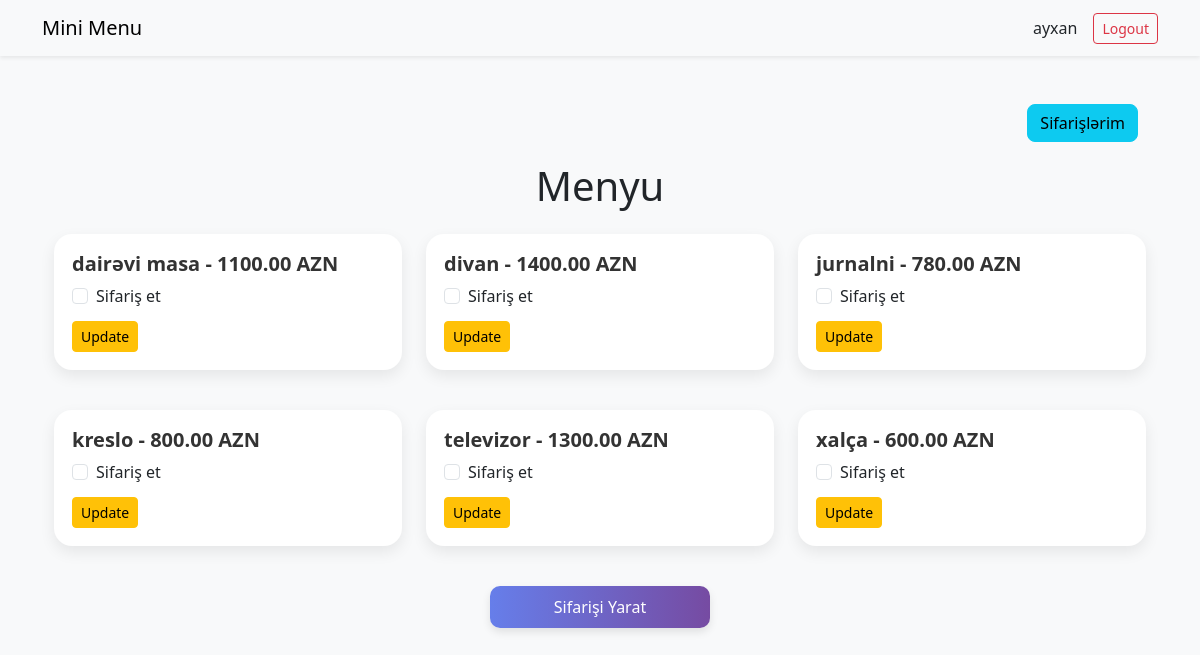
The app's page / (signed in) with its own data.
### menu/models.py (models this page shows, shortened)
class MenuItem(models.Model):
    name = models.CharField(max_length=200, verbose_name="Məhsul adı")
    price = models.DecimalField(max_digits=8, decimal_places=2, verbose_name="Qiymət (AZN)")
    class Meta:
        verbose_name = "Məhsul"
        verbose_name_plural = "Məhsullar"
        ordering = ['name']

### menu/views.py (the view, shortened to what this page needs)
# urls.py: path('', views.menu_view, name='menu'),
@login_required
def menu_view(request):
    items = MenuItem.objects.all()
    return render(request, 'menu.html', {'menu_items': items})

### menu/templates/menu.html (shortened to what this page needs)
{% extends "product/layouts/base.html" %}
{% block content %}
<div class="container mt-5">
    <div class="d-flex justify-content-end top-btns">
        <a href="{% url 'orders' %}" class="btn btn-info me-2">Sifarişlərim</a>
    </div>
    <h1 class="mb-4 text-center">Menyu</h1>
    <form method="POST">
        <div class="row g-4">
            {% for item in menu_items %}
            <div class="col-md-4 mb-3">
                <div class="card h-100">
                    <div class="card-body">
                        <h5 class="card-title">{{ item.name }} - {{ item.price }} AZN</h5>
                        <div class="form-check mb-2">
                            <input class="form-check-input" type="checkbox" name="items" value="{{ item.id }}" id="item{{ item.id }}">
                            <label class="form-check-label" for="item{{ item.id }}">
                                Sifariş et
                            </label>
                        </div>
                        <button type="button" class="btn btn-warning btn-sm btn-update" data-id="{{ item.id }}">
                            Update
                        </button>
                    </div>
                </div>
            </div>
            {% endfor %}
        </div>
        <button type="submit" class="btn btn-primary mt-4">Sifarişi Yarat</button>
    </form>
</div>
{% endblock %}

### menu/templates/product/layouts/base.html (shortened to what this page needs)
{% load static %}
<!DOCTYPE html>
<html lang="az">
<head>
    <link rel="stylesheet" href="https://cdn.jsdelivr.net/npm/bootstrap@5.3.0/dist/css/bootstrap.min.css">
</head>
<body>
    <nav class="navbar navbar-expand-lg navbar-light bg-light shadow-sm">
        <div class="container">
            <a class="navbar-brand" href="{% url 'menu' %}">Mini Menu</a>
            <div class="collapse navbar-collapse justify-content-end" id="navbarNav">
                <ul class="navbar-nav">
                    {% if user.is_authenticated %}
                        <li class="nav-item d-flex align-items-center">
                            <span>{{ user.username }}</span>
                        </li>
                        <li class="nav-item ms-3">
                            <form method="POST" action="{% url 'logout' %}">
                                <button type="submit" class="btn btn-outline-danger btn-sm">Logout</button>
                            </form>
                        </li>
                    {% else %}
                        <li class="nav-item"><a class="nav-link" href="{% url 'login' %}">Login</a></li>
                        <li class="nav-item"><a class="nav-link" href="{% url 'register' %}">Register</a></li>
                    {% endif %}
                </ul>
            </div>
        </div>
    </nav>
    <main class="container my-4">
        {% block content %}{% endblock %}
    </main>
</body>
</html>

### menu/templates/menu.html (style rules this page uses)
body { background: #f8f9fa; font-family: 'Segoe UI', Tahoma, Geneva, Verdana, sans-serif; }
.card { border-radius: 18px; background: #fff; box-shadow: 0 6px 15px rgba(0,0,0,0.08); transition: transform 0.3s, box-shadow 0.3s, border 0.3s; position: relative; overflow: hidden; border: 2px solid transparent; }
.card::before { content: ''; position: absolute; top: -2px; left: -2px; right: -2px; bottom: -2px; border-radius: 20px; background: linear-gradient(135deg, #667eea, #764ba2, #ff7eb9, #ff9a7b); z-index: -2; filter: blur(8px); opacity: 0; transition: opacity 0.3s; }
.card::after { content: ''; position: absolute; top:0; left:0; right:0; bottom:0; border-radius: 18px; box-shadow: inset 0 0 0 rgba(255,255,255,0); transition: box-shadow 0.3s; z-index: -1; }
.card-body { position: relative; z-index: 1; }
.card-title { font-weight: 600; color: #333; }
.btn-primary { display: block; margin: 1.5rem auto 0; width: 220px; background: linear-gradient(90deg, #667eea, #764ba2); border: none; border-radius: 10px; padding: 0.55rem 1rem; font-weight: 500; box-shadow: 0 4px 8px rgba(0,0,0,0.1); transition: background 0.3s, transform 0.2s, box-shadow 0.3s; }
.btn-info { border-radius: 8px; transition: transform 0.2s; }
.form-check-input { cursor: pointer; transition: transform 0.2s, box-shadow 0.2s; }
.form-check-label { cursor: pointer; }
.top-btns { margin-bottom: 20px; }
.btn-update { margin-top: 5px; }

### records on screen
MenuItem: name "dairəvi masa", price "1100.00"
MenuItem: name "divan", price "1400.00"
MenuItem: name "jurnalni", price "780.00"
MenuItem: name "kreslo", price "800.00"
MenuItem: name "televizor", price "1300.00"
MenuItem: name "xalça", price "600.00"

### other values on screen
{{ user.username }} "ayxan"
